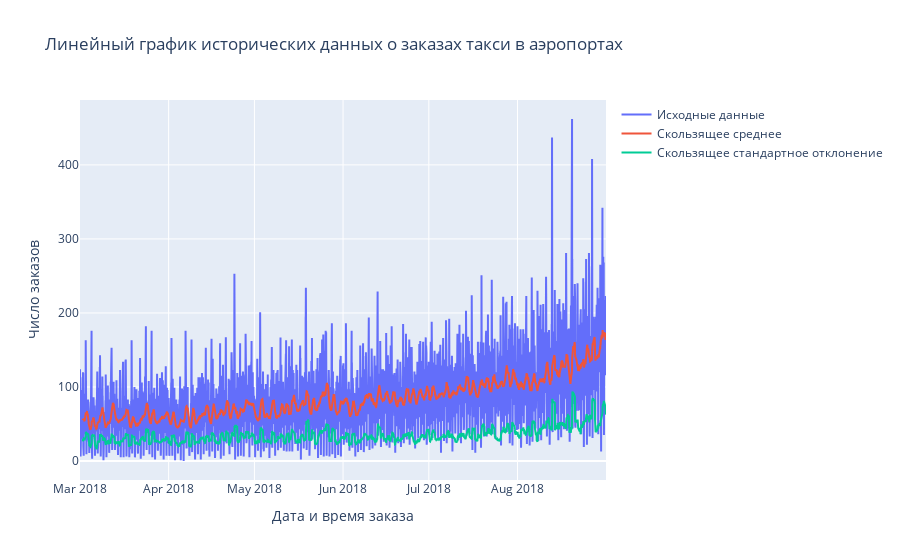

Write notebook code for a chart like this one.
### Code cell
layout = go.Layout(
    title='Линейный график исторических данных о заказах такси в аэропортах',
    xaxis=dict(title='Дата и время заказа'),
    yaxis=dict(title='Число заказов'))
fig = go.Figure(layout=layout)
fig.add_trace(go.Scatter(x=df_resample_H.index, y=df_resample_H['num_orders'], name='Исходные данные'))
fig.add_trace(go.Scatter(
    x=df_resample_H.rolling(window=24, closed='left').mean().index, 
    y=df_resample_H.rolling(window=24, closed='left').mean()['num_orders'], 
    name='Скользящее среднее'
))
fig.add_trace(go.Scatter(
    x=df_resample_H.rolling(window=24, closed='left').mean().index, 
    y=df_resample_H.rolling(window=24, closed='left').std()['num_orders'], 
    name='Скользящее стандартное отклонение'
))
fig.show()

### Figure 1 — Plotly figure (JSON) as saved in the notebook; plotly's stock layout.template omitted (floating-point values rounded to 4 significant figures; data arrays with more than 128 entries replaced by an {"elided": "..."} marker saying what was removed)
{"data": [{"name": "Исходные данные", "type": "scatter", "x": {"elided": "4416 str values"}, "y": {"elided": "4416 int values"}}, {"name": "Скользящее среднее", "type": "scatter", "x": {"elided": "4416 str values"}, "y": {"elided": "4416 float values"}}, {"name": "Скользящее стандартное отклонение", "type": "scatter", "x": {"elided": "4416 str values"}, "y": {"elided": "4416 float values"}}], "layout": {"title": {"text": "Линейный график исторических данных о заказах такси в аэропортах"}, "xaxis": {"title": {"text": "Дата и время заказа"}}, "yaxis": {"title": {"text": "Число заказов"}}}}
